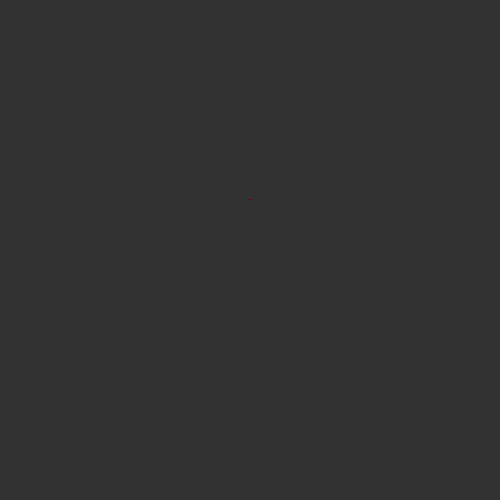
Frame 1 (no input)
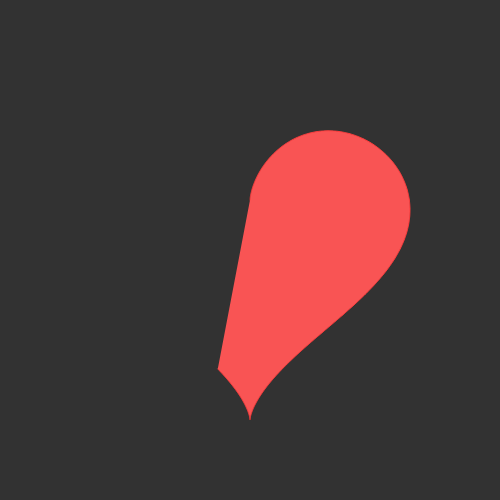
Frame 60 (no input)
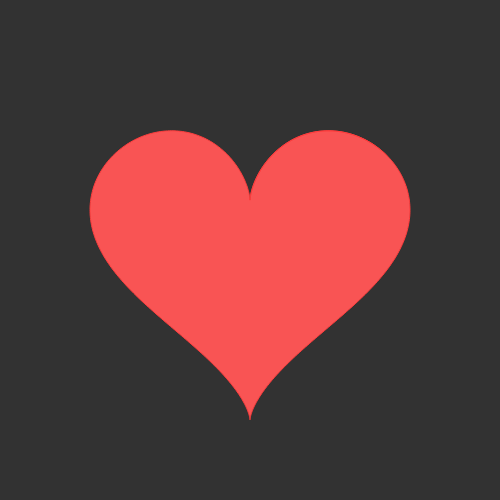
Frame 120 (the mouse pressed at the canvas centre since frame 60)

The p5.js sketch that drew these frames (run headless with seeded random() and noise() and a simulated clock; from frame 60 on, the mouse is pressed at the canvas centre):

// p5.js sketch
// ── sketch.js
var r=10;
var x;
var y;
let i=0;
let speed
function setup() {
  createCanvas(500 ,500)
  speed  = createSlider(0,0.01,0.01,0.0001)
}

function draw(){

  background(50)
  translate(width/2, height/2)
  //noFill()

  fill(249,84,84)

  stroke(255,61,61)
  beginShape()

  // i+=0.001
  i+=speed.value()
  if (i > PI/2.5){
    i=0
  }

  for (var n = 0; n < TWO_PI; n=n+0.01) {
    x=(16*pow(sin(n*i),3))*r
    y=-(13*cos(n*i)-5*cos(2*i*n)-2*cos(3*i*n)-cos(4*i*n))*r
    vertex(x , y);
  }

  endShape()
}
